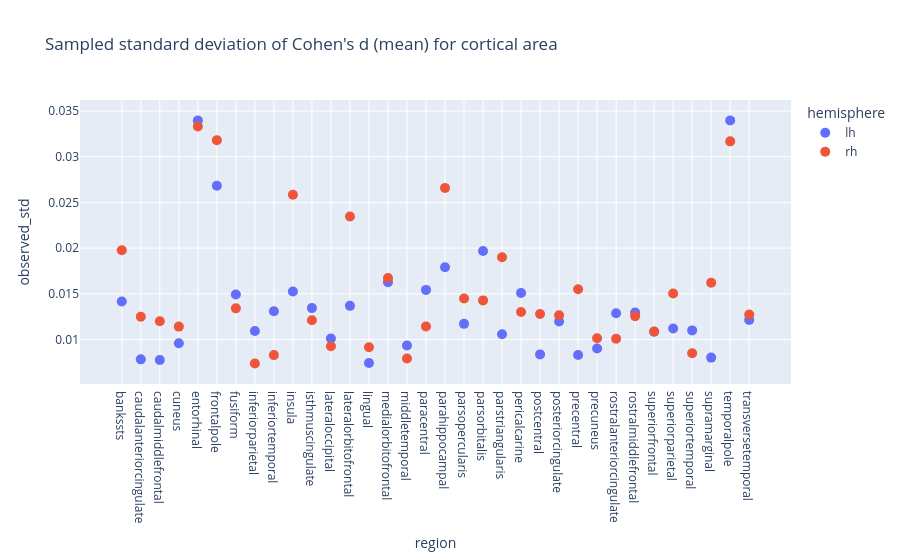

The cell this chart's notebook holds for it:
### Markdown cell above
## Cohen's d coefficient standard deviation estimation

### Code cell
cohend_d_std = (
    cohend_df.groupby(["hemisphere", "region"])["cohen_d_mean"].std().reset_index()
)
cohend_d_std = cohend_d_std[cohend_d_std.region.isin(regions_template)]
cohend_d_std = cohend_d_std.merge(
    cohend_d_CI_df, on=["region", "hemisphere"], how="left"
)


cohend_d_std["error_plus"] = cohend_d_std["observed_std"] - cohend_d_std["ci_lower"]
cohend_d_std["error_minus"] = cohend_d_std["observed_std"] - cohend_d_std["ci_upper"]

display(cohend_d_std)

fig = px.scatter(
    cohend_d_std,
    x="region",
    y="observed_std",
    color="hemisphere",
    error_y="error_plus",
    error_y_minus="error_minus",
    hover_name="region",
    title="Sampled standard deviation of Cohen's d (mean) for cortical area",
).update_traces(marker=dict(size=10))
filename = figures_dir / "cohen_d_std_cortical_area.png"
print_figure(fig, filename=filename)

### Figure 1 — Plotly figure (JSON) as saved in the notebook; plotly's stock layout.template omitted (floating-point values rounded to 4 significant figures)
{"data": [{"error_y": {"array": [0.0001832, 7.235e-05, 7.903e-05, 6.54e-05, 0.0002416, 0.0001675, 0.0001372, 6.295e-05, 0.0001341, 0.0001158, 9.807e-05, 8.991e-05, 9.784e-05, 6.958e-05, 0.0001686, 9.056e-05, 0.0001128, 9.544e-05, 8.829e-05, 0.0001087, 8.046e-05, 0.0001006, 6.195e-05, 9.67e-05, 6.38e-05, 5.283e-05, 0.0001359, 9.57e-05, 8.026e-05, 9.23e-05, 0.0001072, 6.837e-05, 0.0002646, 0.0001083], "arrayminus": [-0.0001735, -7.491e-05, -8.148e-05, -7.078e-05, -0.0002418, -0.0001691, -0.0001385, -6.415e-05, -0.0001379, -0.0001187, -9.778e-05, -9e-05, -9.42e-05, -7.022e-05, -0.0001706, -8.908e-05, -0.0001141, -9.978e-05, -8.855e-05, -0.0001083, -7.718e-05, -0.000106, -5.994e-05, -0.0001008, -6.419e-05, -5.512e-05, -0.0001379, -9.697e-05, -8.332e-05, -9.475e-05, -0.0001092, -6.95e-05, -0.0002577, -0.0001078]}, "hovertemplate": "<b>%{hovertext}</b><br><br>hemisphere=lh<br>region=%{x}<br>observed_std=%{y}<extra></extra>", "hovertext": ["bankssts", "caudalanteriorcingulate", "caudalmiddlefrontal", "cuneus", "entorhinal", "frontalpole", "fusiform", "inferiorparietal", "inferiortemporal", "insula", "isthmuscingulate", "lateraloccipital", "lateralorbitofrontal", "lingual", "medialorbitofrontal", "middletemporal", "paracentral", "parahippocampal", "parsopercularis", "parsorbitalis", "parstriangularis", "pericalcarine", "postcentral", "posteriorcingulate", "precentral", "precuneus", "rostralanteriorcingulate", "rostralmiddlefrontal", "superiorfrontal", "superiorparietal", "superiortemporal", "supramarginal", "temporalpole", "transversetemporal"], "legendgroup": "lh", "marker": {"color": "#636efa", "size": 10, "symbol": "circle"}, "mode": "markers", "name": "lh", "orientation": "v", "showlegend": true, "type": "scatter", "x": ["bankssts", "caudalanteriorcingulate", "caudalmiddlefrontal", "cuneus", "entorhinal", "frontalpole", "fusiform", "inferiorparietal", "inferiortemporal", "insula", "isthmuscingulate", "lateraloccipital", "lateralorbitofrontal", "lingual", "medialorbitofrontal", "middletemporal", "paracentral", "parahippocampal", "parsopercularis", "parsorbitalis", "parstriangularis", "pericalcarine", "postcentral", "posteriorcingulate", "precentral", "precuneus", "rostralanteriorcingulate", "rostralmiddlefrontal", "superiorfrontal", "superiorparietal", "superiortemporal", "supramarginal", "temporalpole", "transversetemporal"], "xaxis": "x", "y": [0.01416, 0.007821, 0.007755, 0.00958, 0.03398, 0.02683, 0.01492, 0.01092, 0.01309, 0.01525, 0.01343, 0.0101, 0.01368, 0.007414, 0.01627, 0.009333, 0.01543, 0.0179, 0.01171, 0.01968, 0.01057, 0.01509, 0.008362, 0.01196, 0.008294, 0.009015, 0.01287, 0.01296, 0.01084, 0.01119, 0.01099, 0.008011, 0.03398, 0.01213], "yaxis": "y"}, {"error_y": {"array": [0.0001824, 0.0001291, 6.282e-05, 7.751e-05, 0.0002701, 0.0002541, 0.0001373, 5.886e-05, 6.55e-05, 0.0001984, 7.644e-05, 8.982e-05, 0.0001427, 7.32e-05, 0.0002023, 7.835e-05, 7.339e-05, 0.0002653, 0.0001103, 0.000165, 0.0001325, 7.52e-05, 8.919e-05, 0.0001128, 0.0001011, 9.547e-05, 7.712e-05, 0.0001052, 6.407e-05, 0.0001294, 6.526e-05, 0.0001313, 0.0002071, 9.862e-05], "arrayminus": [-0.0001838, -0.0001337, -6.142e-05, -7.783e-05, -0.0002769, -0.0002609, -0.0001314, -6.053e-05, -6.436e-05, -0.0001958, -7.622e-05, -9.092e-05, -0.0001429, -7.547e-05, -0.0002017, -7.967e-05, -7.224e-05, -0.0002824, -0.0001113, -0.0001742, -0.0001333, -7.601e-05, -8.645e-05, -0.0001177, -9.859e-05, -0.0001004, -7.845e-05, -0.0001083, -6.516e-05, -0.0001343, -6.465e-05, -0.0001325, -0.0002132, -9.995e-05]}, "hovertemplate": "<b>%{hovertext}</b><br><br>hemisphere=rh<br>region=%{x}<br>observed_std=%{y}<extra></extra>", "hovertext": ["bankssts", "caudalanteriorcingulate", "caudalmiddlefrontal", "cuneus", "entorhinal", "frontalpole", "fusiform", "inferiorparietal", "inferiortemporal", "insula", "isthmuscingulate", "lateraloccipital", "lateralorbitofrontal", "lingual", "medialorbitofrontal", "middletemporal", "paracentral", "parahippocampal", "parsopercularis", "parsorbitalis", "parstriangularis", "pericalcarine", "postcentral", "posteriorcingulate", "precentral", "precuneus", "rostralanteriorcingulate", "rostralmiddlefrontal", "superiorfrontal", "superiorparietal", "superiortemporal", "supramarginal", "temporalpole", "transversetemporal"], "legendgroup": "rh", "marker": {"color": "#EF553B", "size": 10, "symbol": "circle"}, "mode": "markers", "name": "rh", "orientation": "v", "showlegend": true, "type": "scatter", "x": ["bankssts", "caudalanteriorcingulate", "caudalmiddlefrontal", "cuneus", "entorhinal", "frontalpole", "fusiform", "inferiorparietal", "inferiortemporal", "insula", "isthmuscingulate", "lateraloccipital", "lateralorbitofrontal", "lingual", "medialorbitofrontal", "middletemporal", "paracentral", "parahippocampal", "parsopercularis", "parsorbitalis", "parstriangularis", "pericalcarine", "postcentral", "posteriorcingulate", "precentral", "precuneus", "rostralanteriorcingulate", "rostralmiddlefrontal", "superiorfrontal", "superiorparietal", "superiortemporal", "supramarginal", "temporalpole", "transversetemporal"], "xaxis": "x", "y": [0.01976, 0.01249, 0.01198, 0.0114, 0.03331, 0.03181, 0.0134, 0.007361, 0.008283, 0.02584, 0.01211, 0.00926, 0.02346, 0.009139, 0.01673, 0.007908, 0.01141, 0.02658, 0.01448, 0.01427, 0.019, 0.013, 0.01278, 0.01264, 0.01549, 0.01014, 0.01007, 0.01255, 0.01087, 0.01502, 0.00849, 0.01621, 0.03169, 0.01273], "yaxis": "y"}], "layout": {"legend": {"title": {"text": "hemisphere"}, "tracegroupgap": 0}, "title": {"text": "Sampled standard deviation of Cohen's d (mean) for cortical area"}, "xaxis": {"anchor": "y", "domain": [0, 1], "title": {"text": "region"}}, "yaxis": {"anchor": "x", "domain": [0, 1], "title": {"text": "observed_std"}}}}
